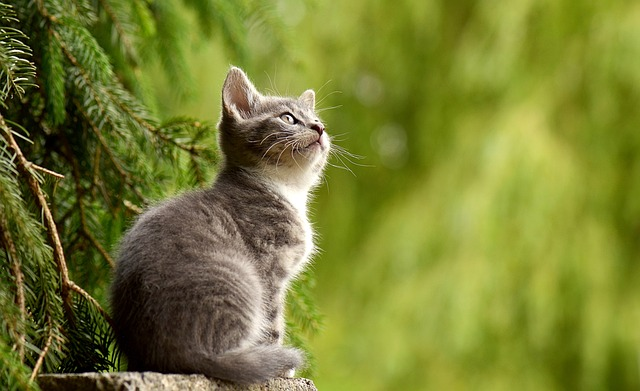
#> input picture 1-Semester/python/imageworkspace/open cv/img.jpg, 640 x 391 px
$ jupyter execute --allow-errors '08. 이미지 대칭.ipynb'
#> lines starting #> are read from the running program, lines starting #| are printed output that depends on the picture
# 8. 이미지 대칭

### 좌우 대칭

[cell 1]
import cv2
img = cv2.imread('img.jpg')
#> img is the input picture: shape (391, 640, 3); mean B, G, R 49.8, 125.8, 119.1
# img.shape #(390, 650, 3)
flip_horizontal = cv2.flip(img, 1) # flipcode > 0 => 좌우대칭
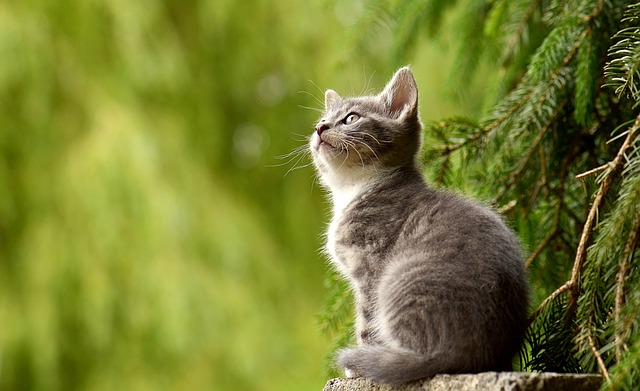
#> flip_horizontal: shape (391, 640, 3); mean B, G, R 49.8, 125.8, 119.1

cv2.imshow('flip_horizontal', flip_horizontal)
cv2.waitKey(0)
#> (the rest of this cell did not finish here and is left out)

## 상하 대칭

[cell 2]
import cv2
img = cv2.imread('img.jpg')
# img.shape #(390, 650, 3)
flip_vertical = cv2.flip(img, 0) # flipcode == 0 => 상하 대칭
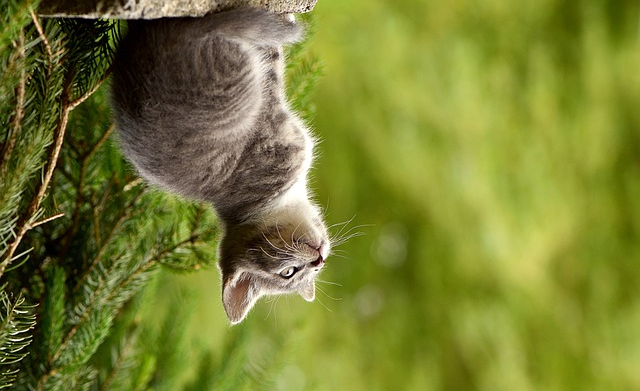
#> flip_vertical: shape (391, 640, 3); mean B, G, R 49.8, 125.8, 119.1

cv2.imshow('flip_vertical', flip_vertical)
cv2.waitKey(0)
#> (the rest of this cell did not finish here and is left out)

## 상하 좌우 대칭

[cell 3]
import cv2
img = cv2.imread('img.jpg')
# img.shape #(390, 650, 3)
flip_both = cv2.flip(img, -1) # flipcode == 0 => 상하 대칭
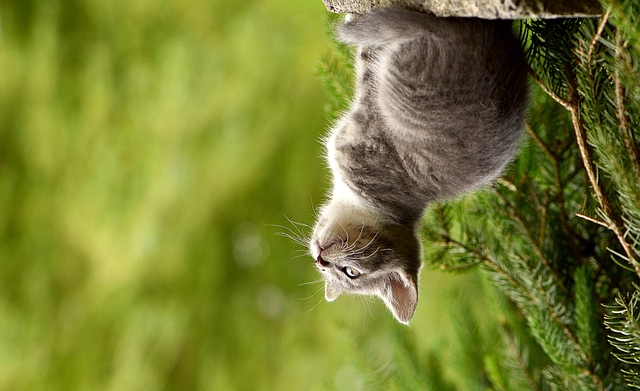
#> flip_both: shape (391, 640, 3); mean B, G, R 49.8, 125.8, 119.1

cv2.imshow('flip_both', flip_both)
cv2.waitKey(0)
#> (the rest of this cell did not finish here and is left out)
